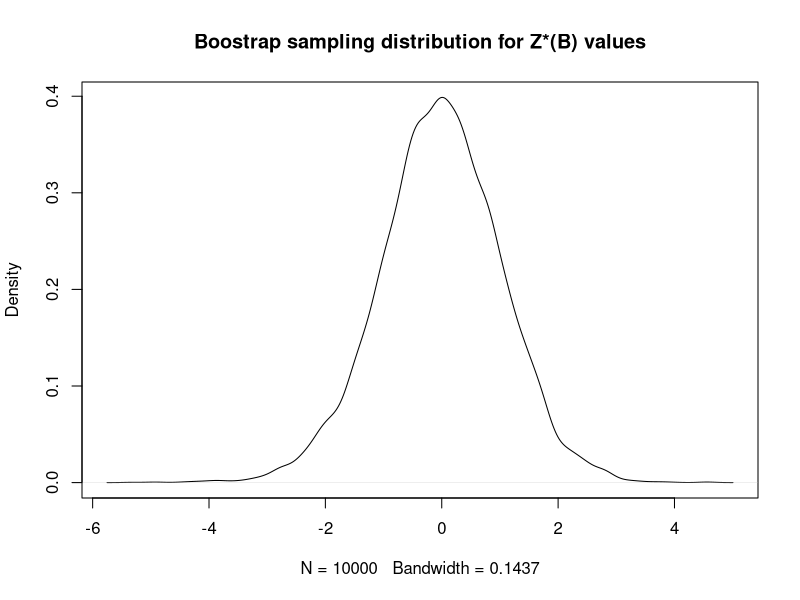

Generate this figure with R:
##---------------------------------------------
##  Project: BIOS 662 Homework 3 code
##
##  Author: Alvaro C. Quijano
##
##  Date: September 13, 2021
##
##---------------------------------------------

### loading libraries
library(ggplot2)
library(dplyr)

## Reading data from folder
df = read.table('HW3/data/HW3_CHOL.txt')
names(df) = c('Gender', 'Age','Cholesterol', 'CHD_Event') ## Assigning column names
df %>%  head() ### Displaying first 5 records in the dataset

### Extracting the information about mean, sd and count by CHD_event variable
options(pillar.sigfig=5)
df %>%  group_by(CHD_Event) %>% summarise(mu = round(mean(Cholesterol),2 ), 
                                          sd = sd(Cholesterol), 
                                          var = var(Cholesterol),
                                          n = n())
### Result
# A tibble: 2 x 4
# CHD_Event    mu    sd   var     n
# <int> <dbl> <dbl> <dbl> <int>
#   1         0 199.85 35.87 1287.   460
#   2         1 213.02 33.28 1107.    40
sqrt(1107)
Sp2 = ((39*(33.3^2)) + (459*(35.9^2)) ) / 498
Sp2
Sp = sqrt(Sp2); Sp
# [1] 35.70322

tc = (213.02 - 199.85) / ( Sp * sqrt( (1/40) + (1/460)  ) ); tc
# [1] 2.237702

2* (1 - pt(2.2404, 498))
### Validating results with t.test function
x = df %>% 
  filter(CHD_Event == 1)  %>% 
  select(Cholesterol)
y = df %>% 
  filter(CHD_Event == 0)  %>% 
  select(Cholesterol)

t.test(x, y , var.equal = TRUE )

## T-student quantiles

qt(0.975, 498) # 1.964739
qt(0.025, 498) # -1.964739



#### b) Variances test 

Fc = var(y$Cholesterol)/  var(x$Cholesterol); Fc
# [1] 1.162018

Ft = qf(0.975, df1 = 459, 39); Ft
# [1] 1.672317

Ft2 = qf(0.025, df1 = 459, 39); Ft2
# [1] 0.6559809

### c) Bootstrap method

db = df %>%  
  filter(Gender == 'M' & 
           CHD_Event == 1 ) %>% 
  .$Cholesterol
nb = length(db); nb
meanb = mean(db); meanb
Zb = vector()

## Boostrap method
for(i in 1:10000){
  sampleb = sample(db, 
                   size = nb, 
                   replace = T)
  Zb[i] = (mean(sampleb) - meanb ) / sqrt( var(sampleb) / nb )
}

plot(density(Zb), 
     main = "Boostrap sampling distribution for Z*(B) values")


quantile(Zb, 0.975)
quantile(Zb, 0.025)
